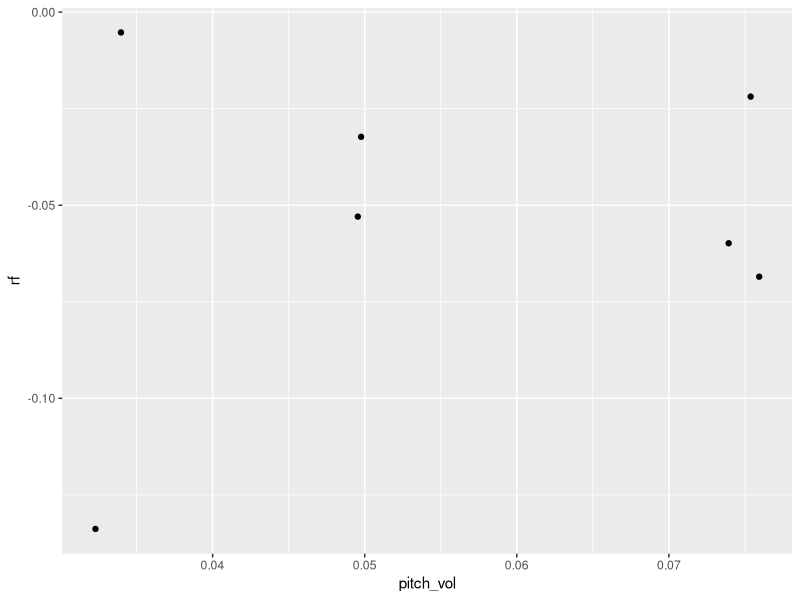
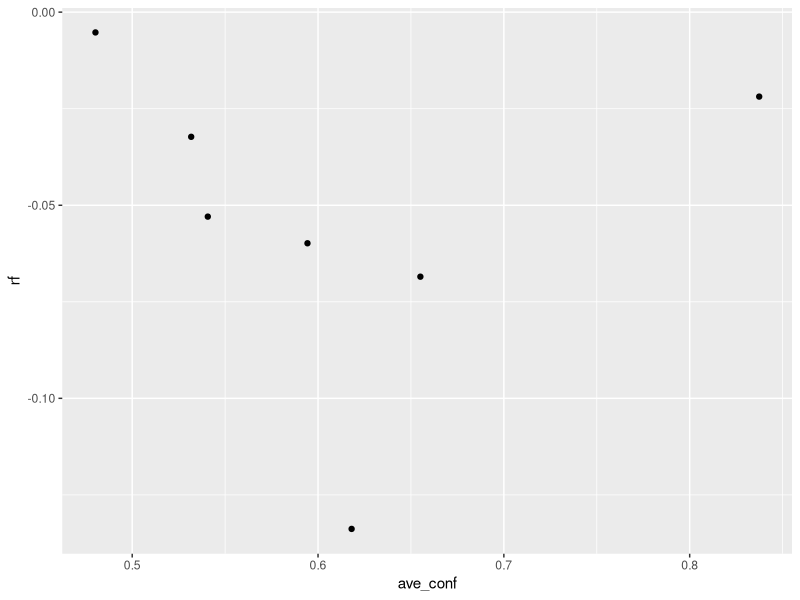
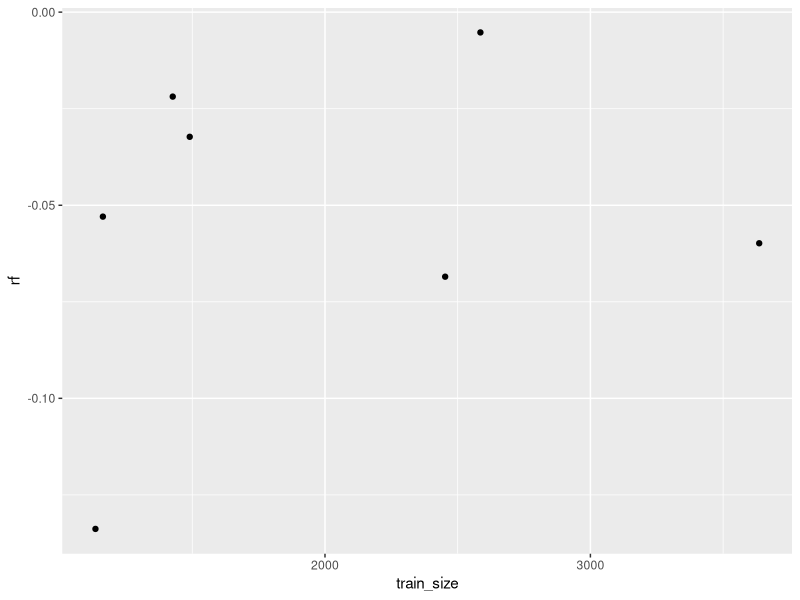
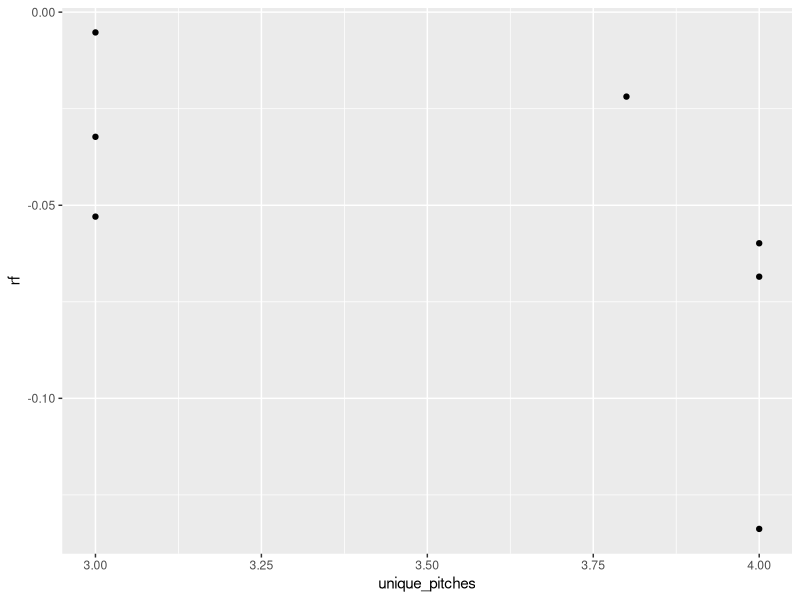
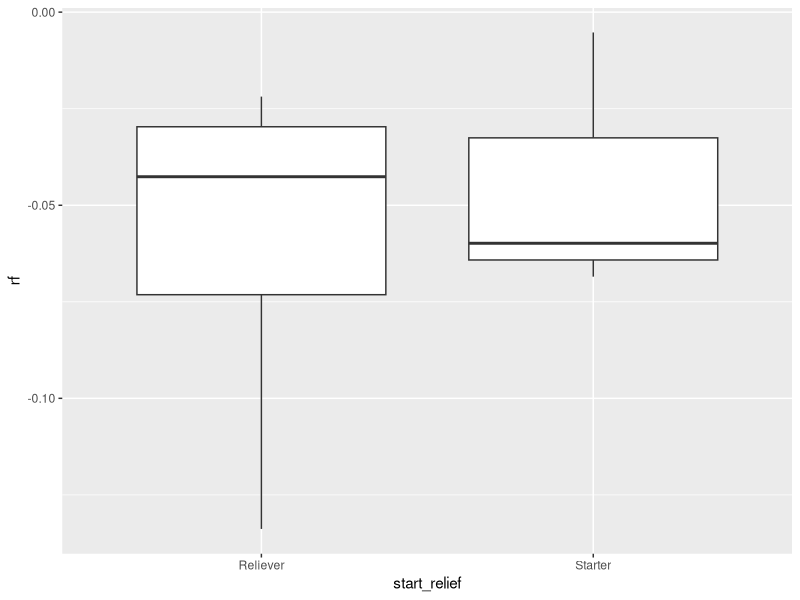
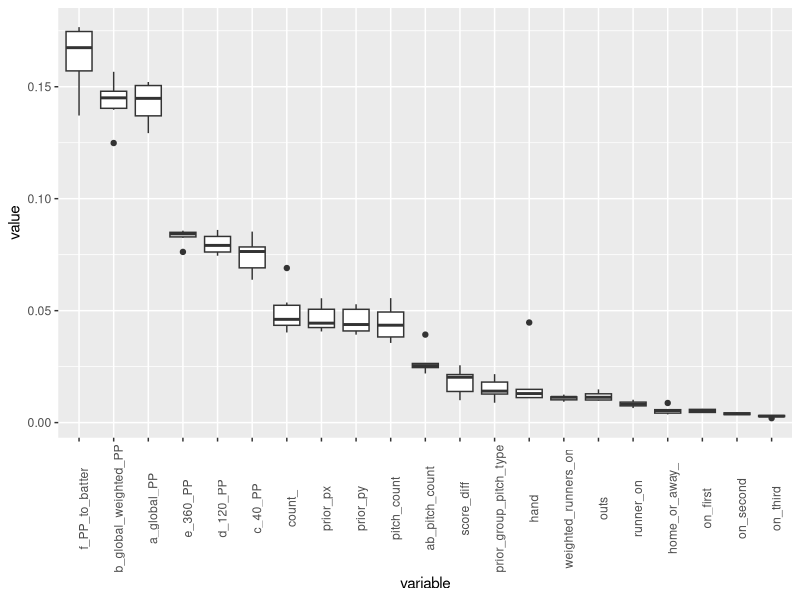
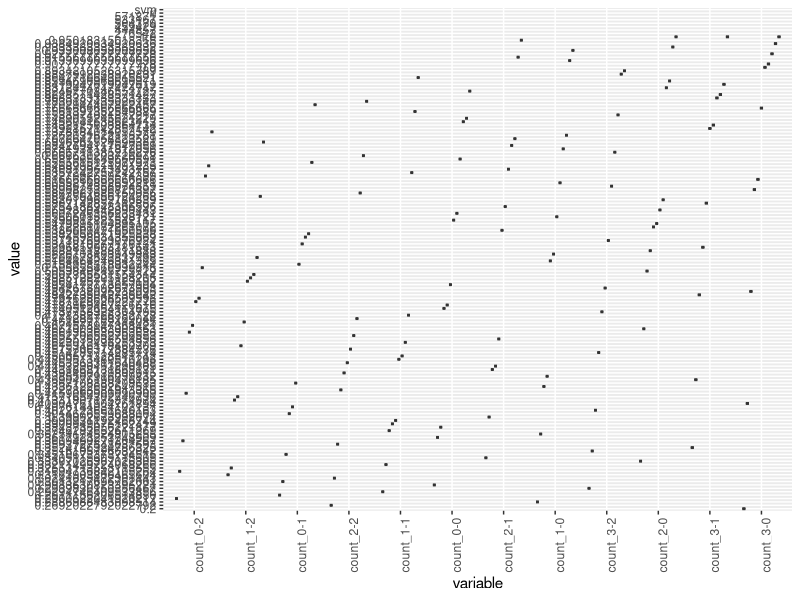
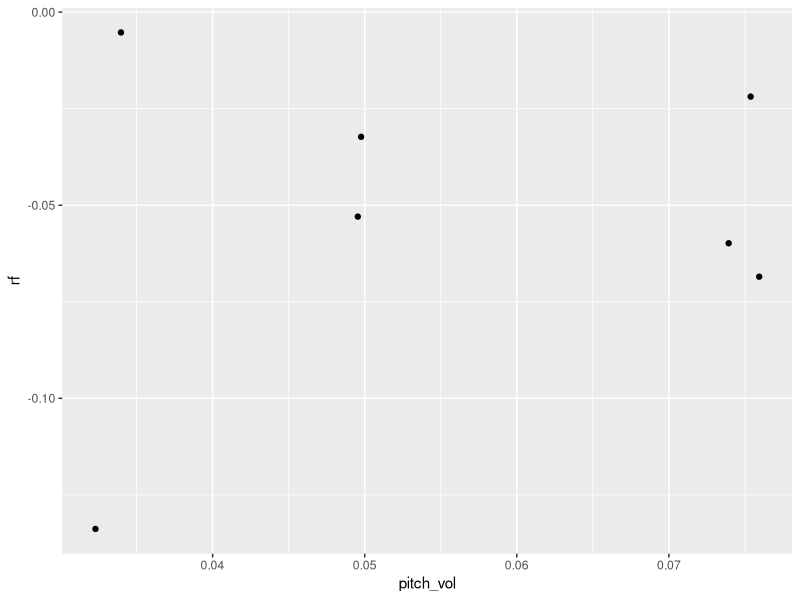

Recreate these plots in R, in order. (Note: this script raises an error after producing the figures.)
library('ggplot2')

df <- read.csv('../../results.csv')

ggplot(df, aes(x = pitch_vol, y = rf)) +
	geom_point()
ggsave('volatility.pdf')

ggplot(df, aes(x = ave_conf, y = rf)) +
	geom_point()
ggsave('pitch_conf.pdf')

ggplot(df, aes(x = train_size, y = rf)) +
	geom_point()
ggsave('train_size.pdf')

ggplot(df, aes(x = unique_pitches, y = rf)) +
	geom_point()
ggsave('u_pitches.pdf')

ggplot(df, aes(x = start_relief, y = rf)) +
       geom_boxplot()
ggsave('s_vs_r.pdf')

df <- read.csv('../../feature_importance_ordered.csv')

ggplot(df, aes(x = variable,  y = value)) +
	geom_boxplot() +
	scale_x_discrete(limits = unique(df$variable)) + 
	theme(axis.text.x = element_text(angle = 90))
ggsave('fi_boxplot.pdf')

df <- read.csv('count_accuracy.csv')

order <- c('count_0-2','count_1-2','count_0-1','count_2-2','count_1-1','count_0-0', 'count_2-1','count_1-0','count_3-2','count_2-0','count_3-1','count_3-0')

ggplot(df, aes(x = variable, y = value)) +
    geom_boxplot() +
    scale_x_discrete(limits = order) +
    theme(axis.text.x = element_text(angle = 90))
ggsave('count_accuracy.pdf')

##### Probabilities #####

df <- read.csv('average_over_probs.csv')

df$Probability = as.factor(df$Probability)

ggplot(df, aes(x = Probability, y = Correct)) +
    geom_boxplot() +
    #scale_y_continuous(breaks = c(10,20,30,40,50,60,70,80,90))
ggsave('probs_correct.pdf')

##### Left vs Right #####

df <- read.csv('../../left_vs_right_freqs.csv')

ggplot(df, aes(x = difference)) +
    geom_density()
ggsave('left_vs_right_diff.pdf')

##### Age vs Accuracy #####

df <- read.csv('age_vs_accuracy.csv')

ggplot(df, aes(x = age, y = rf)) +
    geom_point()
ggsave('age_vs_accuracy.pdf')
